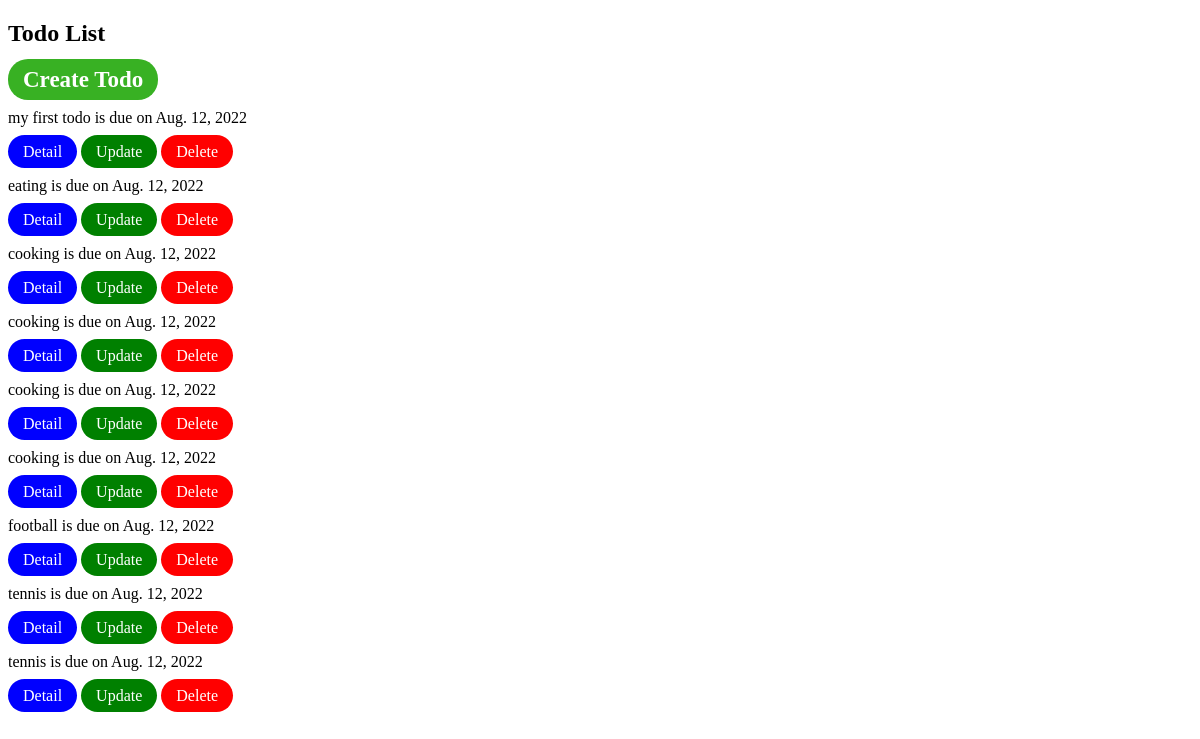
The app's page /, older data.
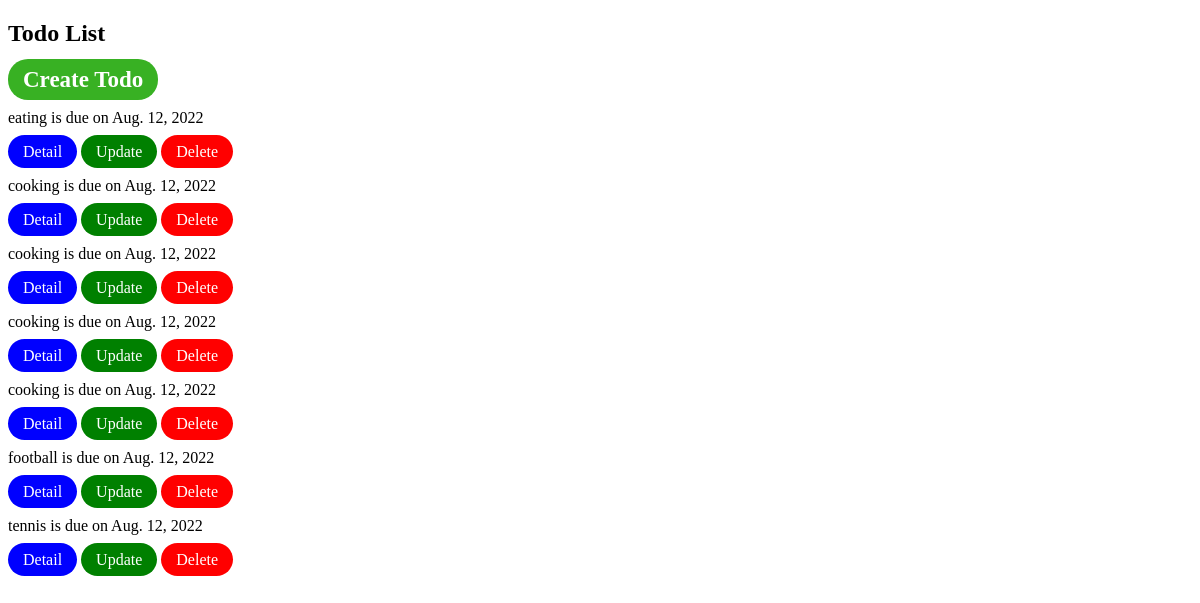
The same page, newer data.
### todo/models.py (models this page shows, shortened)
class Todo(models.Model):
    name = models.CharField(max_length=100)
    due_date = models.DateField()

### todo/views.py (the view)
# urls.py: path('', todo_list),
def todo_list(request):
    todolist = Todo.objects.all()
    context = {
        'todolist': todolist
    }
    return render(request, 'todo/todo_list.html', context)

### todo/templates/todo/todo_list.html (shortened to what this page needs)
{% load static %}
<!DOCTYPE html>
<html lang="en">
  <head>
    <link rel="stylesheet" href="{% static 'css/style.css'%}">
  </head>
  <body>
    <h2>Todo List</h2>
    <a class="create" href="/todo_create">Create Todo</a>
    {% for eachTodo in todolist %}
    <p>{{eachTodo.name}} is due on {{eachTodo.due_date}}</p>
    <a class="detail" href="/{{ eachTodo.id}}">Detail</a>
    <a class="update" href="/{{eachTodo.id}}/todo_update">Update</a>
    <a class="delete" href="/{{eachTodo.id}}/todo_delete">Delete</a>
    {% endfor %}
  </body>
</html>

Row changes from the older to the newer data that the page shows:
removed Todo: name "my first todo", due_date "Aug. 12, 2022"
removed Todo: name "tennis", due_date "Aug. 12, 2022"
